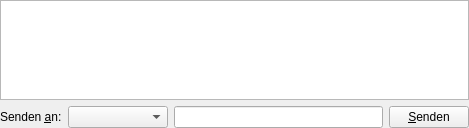
<ui version="4.0" >
 <class>ChatWidget</class>
 <widget class="QWidget" name="ChatWidget" >
  <property name="geometry" >
   <rect>
    <x>0</x>
    <y>0</y>
    <width>469</width>
    <height>128</height>
   </rect>
  </property>
  <property name="windowTitle" >
   <string>Form</string>
  </property>
  <layout class="QVBoxLayout" >
   <property name="margin" >
    <number>0</number>
   </property>
   <property name="spacing" >
    <number>6</number>
   </property>
   <item>
    <widget class="QTextEdit" name="chat_log" >
     <property name="readOnly" >
      <bool>true</bool>
     </property>
    </widget>
   </item>
   <item>
    <layout class="QHBoxLayout" >
     <property name="margin" >
      <number>0</number>
     </property>
     <property name="spacing" >
      <number>6</number>
     </property>
     <item>
      <widget class="QLabel" name="label" >
       <property name="text" >
        <string>Senden &amp;an:</string>
       </property>
       <property name="buddy" >
        <cstring>send_to</cstring>
       </property>
      </widget>
     </item>
     <item>
      <widget class="QComboBox" name="send_to" >
       <property name="minimumSize" >
        <size>
         <width>100</width>
         <height>0</height>
        </size>
       </property>
       <property name="toolTip" >
        <string>Hier kann der Empfänger der Chat-Nachricht ausgewählt werden.</string>
       </property>
      </widget>
     </item>
     <item>
      <widget class="QLineEdit" name="text" >
       <property name="toolTip" >
        <string>Hier kann eine Nachricht eingegeben werden, die an einen anderen Benutzer auf dem Backgammon-Server geschickt werden soll.</string>
       </property>
      </widget>
     </item>
     <item>
      <widget class="QPushButton" name="button_send" >
       <property name="text" >
        <string>&amp;Senden</string>
       </property>
      </widget>
     </item>
    </layout>
   </item>
  </layout>
 </widget>
 <tabstops>
  <tabstop>text</tabstop>
  <tabstop>button_send</tabstop>
  <tabstop>send_to</tabstop>
 </tabstops>
 <resources/>
 <connections>
  <connection>
   <sender>text</sender>
   <signal>returnPressed()</signal>
   <receiver>button_send</receiver>
   <slot>click()</slot>
   <hints>
    <hint type="sourcelabel" >
     <x>214</x>
     <y>118</y>
    </hint>
    <hint type="destinationlabel" >
     <x>410</x>
     <y>114</y>
    </hint>
   </hints>
  </connection>
 </connections>
</ui>
